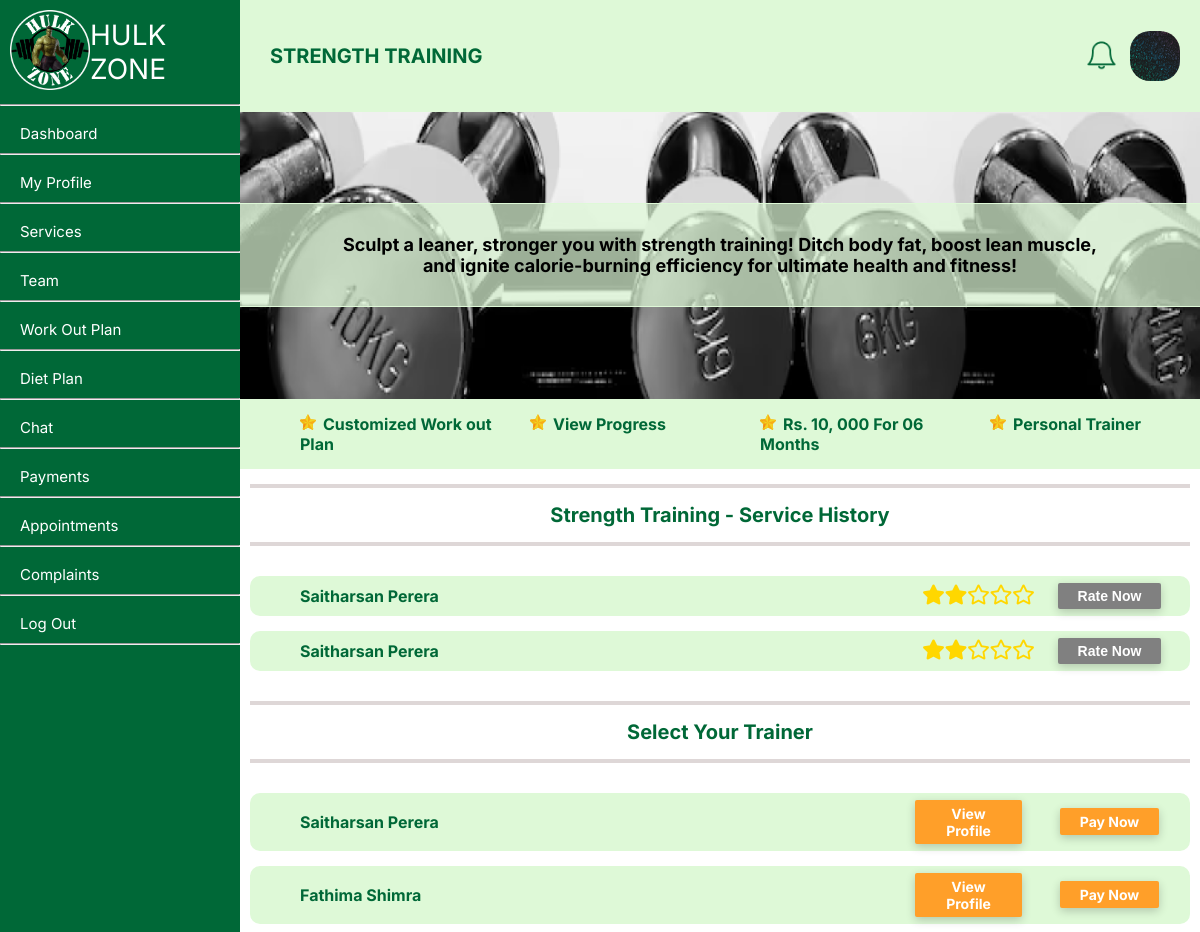
Page /member/strength.php (signed in) on the committed database.
### tables this page shows
CREATE TABLE `user` (
  `userID` int NOT NULL,
  `fName` text NOT NULL,
  `lName` text NOT NULL,
  `NIC` text NOT NULL,
  `gender` varchar(50) NOT NULL,
  `profilePhoto` text,
  `dateOfBirth` date NOT NULL,
  `roles` int NOT NULL,
  `statuses` int NOT NULL,
  `contactNumber` int NOT NULL,
  `streetNumber` varchar(255) DEFAULT NULL,
  `addressLine01` text,
  `addressLine02` text,
  `city` text,
  `pw` varchar(255) NOT NULL,
  `created_at` date NOT NULL,
  `email` varchar(50) NOT NULL
);

CREATE TABLE `servicecharge` (
  `memberID` int NOT NULL,
  `paymentID` int NOT NULL,
  `serviceID` int NOT NULL,
  `employeeID` int NOT NULL,
  `startDate` datetime NOT NULL,
  `endDate` datetime NOT NULL,
  `rate` int DEFAULT '0'
);

CREATE TABLE `employeeservice` (
  `serviceID` int NOT NULL,
  `employeeID` int NOT NULL
);

### member/setProfilePic.php (called while the page is built)
<?php
$query = "SELECT * from user where userID = " . $_SESSION['userID'];
    $result = mysqli_query($conn, $query);
    $query1 = "SELECT * from member where userID = " . $_SESSION['userID'];
    $result1 = mysqli_query($conn, $query1);
    if (mysqli_num_rows($result) == 1 && mysqli_num_rows($result1) == 1) {
        $row = mysqli_fetch_assoc($result);
        $row1 = mysqli_fetch_assoc($result1);
    } else {
        echo '<script> window.alert("Error receiving data!");</script>';
    }
    if(isset($row['profilePhoto']) && $row['profilePhoto'] != NULL){
        $profilePictureLink = $row['profilePhoto'];
    }else{
        $profilePictureLink = '../profileImages/default.png';
    }
?>

### member/strength.php (the view, shortened to what this page needs)
<?php
include '../connect.php';
?>
<?php
    include("setProfilePic.php");
?>
<!DOCTYPE html>
<html lang="en">
<head>
    <link rel="stylesheet" type="text/css" href="../member/style/gen.css">
    <link rel="stylesheet" type="text/css" href="../member/style/servicepage.css">
    <link rel="stylesheet" href="https://cdnjs.cloudflare.com/ajax/libs/font-awesome/5.15.3/css/all.min.css">
</head>
<body>
    <div class="container">
        <div class = "nav-bar">
            <?php
                include("navBar.php");
            ?>
        <div class="body">
            <div class = "header">
                <div class="left">
                    STRENGTH TRAINING
                </div>
                <div class="right">
                    <div class="notification-bell">
                        <?php include("notifications.php"); ?>
                    </div>
                    <img src="<?php echo $profilePictureLink; ?>" alt="dp" width="50px" height="50px" style="border-radius: 20px;">
                </div>
            </div>
            <div class="content">
                <div class="row">
                        <div class="topic">Sculpt a leaner, stronger you with strength training! Ditch body fat, boost lean muscle,<br> and ignite calorie-burning efficiency for ultimate health and fitness!</div>
                        <img src="../member/images/strengthpage.png" width= "100%" height="100%">
                </div>
                <div class="row-two">
                    <div class="sub-topic">
                        <div class="row-two" style="margin-left:40px;">
                            <div class="col"><li>Customized Work out Plan</li></div>
                            <div class="col"><li>View Progress</li></div>
                            <div class="col"><li>Rs. 10, 000 For  06 Months</li></div>
                            <div class="col"><li>Personal Trainer</li></div>
                        </div>
                    </div>
                </div>
                <hr class="hr-heading">
                    <div class="row-two" style="font-size:20px;">Strength Training - Service History</div>
                <hr class="hr-heading">
                <div class="row-two" style="margin-left: 10px; margin-right: 10px;">
                        <?php
                            $serviceID = 4;
                            $memberID = $row1['memberID'];
                            $sql6 = "SELECT * FROM `servicecharge` where memberID = $memberID AND serviceID = $serviceID";
                            $result6 = mysqli_query($conn, $sql6);
                            if ($result6 && mysqli_num_rows($result6) > 0) {
                                echo '<table>';
                                while ($row6 = mysqli_fetch_assoc($result6)) {
                                    $employeeID = $row6["employeeID"];
                                    $endDate = $row6["endDate"];
                                    $sql7 = "select * from employee where employeeID = $employeeID";
                                    $result7 = mysqli_query($conn, $sql7);
                                    $row7 = mysqli_fetch_assoc($result7);
                                    $userID = $row7["userID"];
                                    $avgRating = $row7['avgRating'];
                                    $stars = '';
                                    for ($i = 1; $i <= 5; $i++) {
                                        if ($i <= round($avgRating)) {
                                            $stars .= '<span class="fas fa-star" style="color: gold; font-size: 20px; display: inline-block;"></span>';
                                        } else {
                                            $stars .= '<span class="far fa-star" style="color: gold; font-size: 20px;display: inline-block;"></span>';
                                        }
                                    }
                                    $sql8 = "select * from user where userID = $userID";
                                    $result8 = mysqli_query($conn, $sql8);
                                    $row8 = mysqli_fetch_assoc($result8);
                                    if ($endDate <= date('Y-m-d H:i:s') && $row6['rate'] == 0) {
                                        $rate_button_enabled = true;
                                    }else{
                                        $rate_button_enabled = false;
                                    }
                                    $field1name = $row8["fName"] . " " . $row8["lName"];
                                    $field2name = $stars;
                                    $field3name = '<button onclick="openForm()"' . ($rate_button_enabled ? '' : 'disabled') . '>Rate Now</button>';
                                    echo '<tr>
                                        <td style="text-align:left; padding-left: 50px;">'.$field1name.'</td>
                                        <td>'.$field2name.'</td>
                                        <td>'.$field3name.'</td>
                                    </tr>';
                                }
                                echo '</table>';
                            } else {
                                echo '<table>
                                    <tr>
                                        <td style="width:100%;"> No Service History </td>
                                    </tr>
                                </table>';
                            }
                        ?>
                </div>
                <hr class="hr-heading">
                    <div class="row-two" style="font-size:20px;">Select Your Trainer</div>
                <hr class="hr-heading">
                <div class="row-two" style="margin-left: 10px; margin-right: 10px;">
                        <?php
                            $sql2 = "SELECT employeeID FROM `employeeservice` where serviceID = 4";
                            $result2 = mysqli_query($conn, $sql2);
                            if ($result2 && mysqli_num_rows($result2) > 0) {
                                echo '<table>';
                                while ($row2 = mysqli_fetch_assoc($result2)) {
                                    $employeeID = $row2["employeeID"];
                                    $sql3 = "select userID from employee where employeeID = $employeeID";
                                    $result3 = mysqli_query($conn, $sql3);
                                    $row3 = mysqli_fetch_assoc($result3);
                                    $userID = $row3["userID"];
                                    $sql4 = "select * from user where userID = $userID";
                                    $result4 = mysqli_query($conn, $sql4);
                                    $row4 = mysqli_fetch_assoc($result4);
                                    $field1name = $row4["fName"] . " " . $row4["lName"];
                                    $field2name ="<div><a href='employeeProfile.php?userID=$row3[userID]' class = 'button'>View Profile</a></div>";
                                    $sql5 = "SELECT * FROM servicecharge WHERE serviceID IN (1, 2, 4) AND endDate >= NOW()";
                                    $result5 = mysqli_query($conn, $sql5);
                                    $ongoingService = mysqli_num_rows($result5) > 0;
                                    if ($ongoingService) {
                                        $payNow = 'javascript:void(0);';
                                        $onclick = 'onclick="alert(\'You already have an ongoing service and cannot obtain another one until it ends.\'); return false;"';
                                    } else {
                                        $payNow = 'pay_now.php?employeeID='.$employeeID.'&serviceID=1';
                                        $onclick = "";
                                    }
                                    $field3name = '<a href="'.$payNow.'" class = "button" '.$onclick.'>Pay Now</a>';
                                    echo '<tr>
                                        <td style="text-align:left; padding-left: 50px;">'.$field1name.'</td>
                                        <td>'.$field2name.'</td>
                                        <td>'.$field3name.'</td>
                                    </tr>';
                                }
                                echo '</table>';
                            } else {
                                echo '<table>
                                    <tr>
                                        <td style=:"width:100%;"> Trainers Unavailable at the Moment </td>
                                    </tr>
                                </table>';
                            }
                        ?>
                </div>
            </div>
        </div>
</body>
</html>

### member/style/gen.css (style rules this page uses)
.container { display: flex; flex-direction: row; }
.nav-bar { float:left; width: 20%; height: 100vh; background-color: #006837; }
.body { float:left; width: 80%; height: 100vh; display: flex; flex-direction: column; }
.header { height: 12%; background-color: #DEF9D7; display: flex; flex-direction: row; }
.content { height: 88%; background-color: white; overflow-y: scroll; overflow-x: hidden; content: ''; }
body { margin: 0; font-family: 'Inter', sans-serif; }
.left { float: left; width: 80%; display: flex; align-items: center; padding: 30px; color: rgba(0, 104, 55, 1); font-size: 20px; font-weight: bold; }
.right { float: left; width: 10%; display: flex; flex-direction: row; align-items: center; margin: 20px; justify-content: space-between; }

### member/style/servicepage.css (style rules this page uses)
.row { height:35%; text-align:center; color:black; position: relative; }
.topic { border:1px solid #DEF9D7; padding:30px; background-color:rgba(223, 249, 215, 0.7); position: absolute; top: 50%; left: 50%; transform: translate(-50%, -50%); width: 100%; font-size: 18px; text-align: center; font-weight: bold; }
.row-two { display: flex; flex-direction: row; margin-bottom: 10px; justify-content: space-around; font-weight: bold; color: #006837; }
.sub-topic { background-color: #DEF9D7; width: 100%; height: 20%; padding-top: 10px; }
.col { display: flex; flex-direction: column; padding-left: 20px; padding-bottom: 5px; padding-top: 5px; width: 33%; font-weight: bold; color: #006837; }
li { list-style-image: url("../images/star.png"); }
.hr-heading { background-color: rgb(222, 215, 215); height: 4px; margin: 15px 10px; border: 0; }
table { width: 100%; border-collapse:separate; border-spacing:0 15px; }
table tr { background-color: #DEF9D7; }
td { padding:7px; text-align: center; }
td:first-child, td:first-child { border-radius: 10px 0 0 10px; }
td:last-child, td:last-child { border-radius: 0 10px 10px 0; }
td:nth-child(2) { width: 15%; }
td:nth-child(3) { width: 15%; }
.button, button { display: inline-block; padding: 5px 20px 5px 20px; border-radius: 2px; font-weight: bold; color: #FFFFFF; border: #FF9F29; background-color: #FF9F29; font-size: 14px; box-shadow: 0 3px 10px rgb(0 0 0 / 0.2); margin-right: 20px; text-decoration: none; cursor:pointer; }
button:disabled { background-color: gray; cursor: default; }

### rows in the picture
user: profilePhoto (picture)
servicecharge: user.fName+lName "Saitharsan Perera"
servicecharge: user.fName+lName "Saitharsan Perera"
employeeservice: user.fName+lName "Saitharsan Perera"
employeeservice: user.fName+lName "Fathima Shimra"
